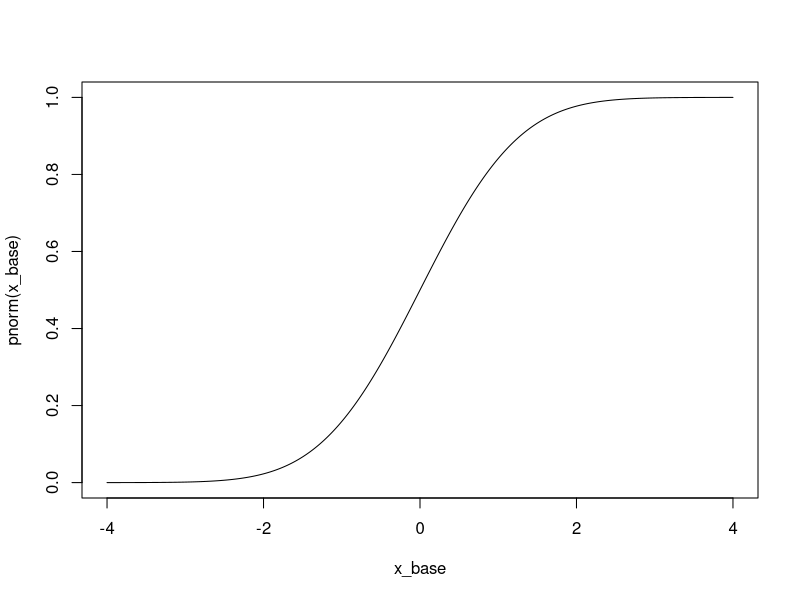
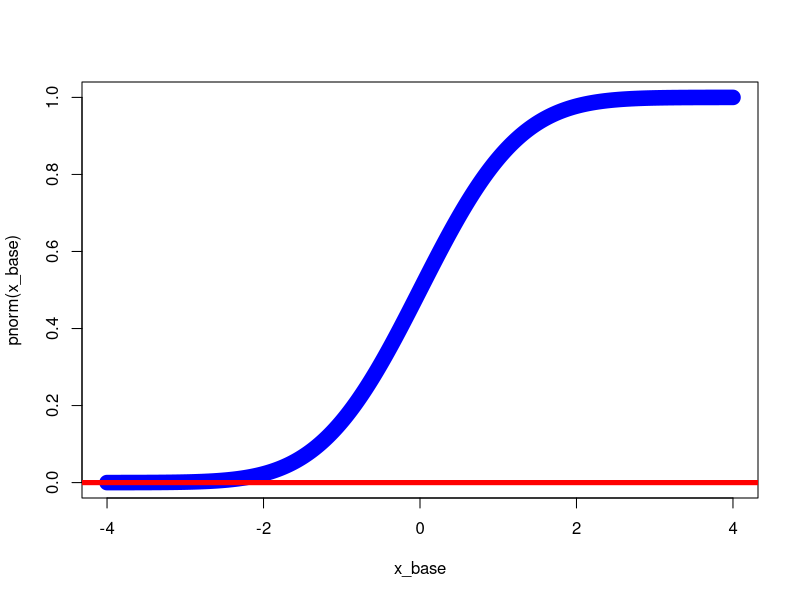
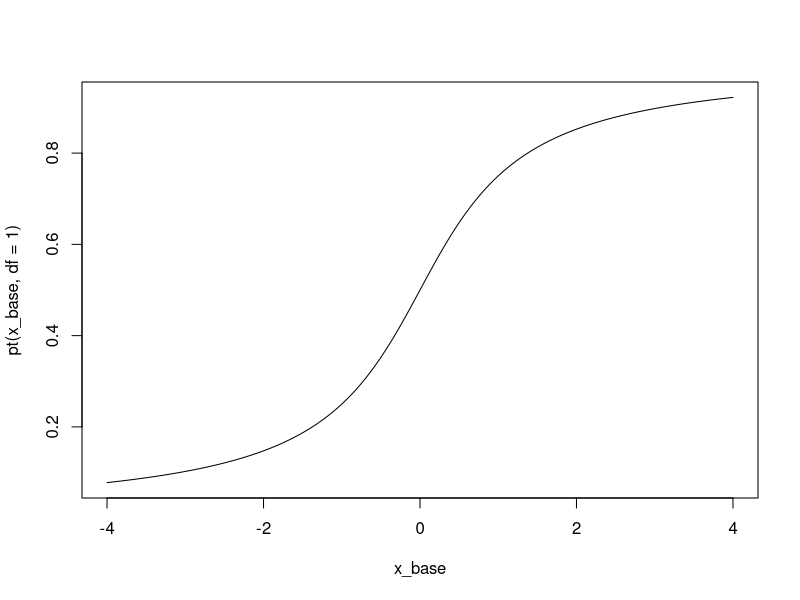
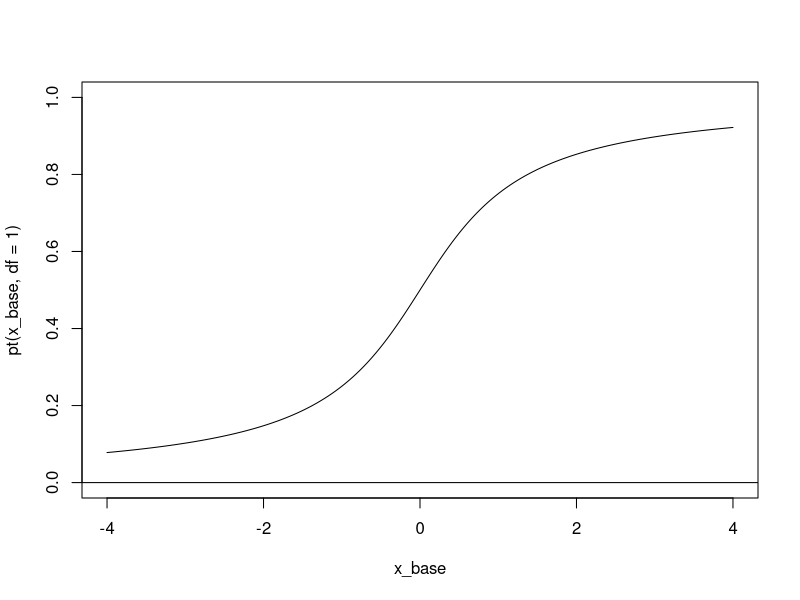
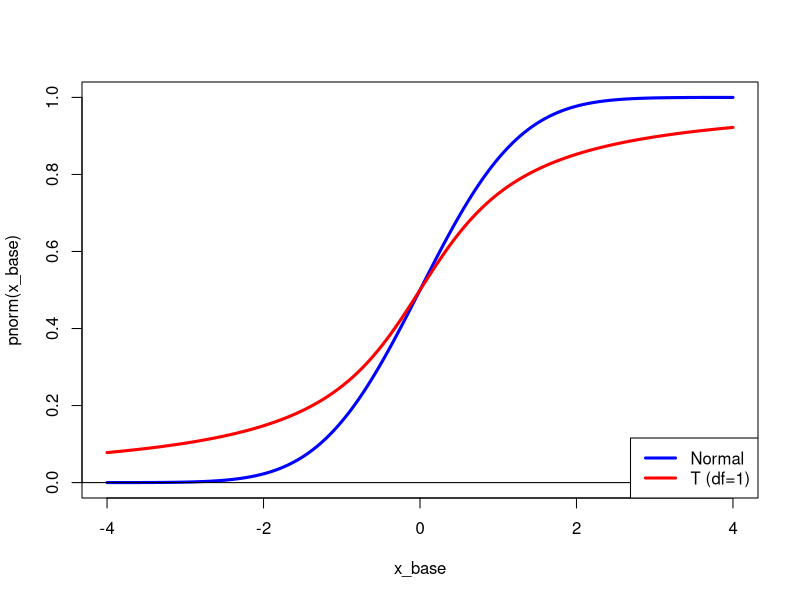
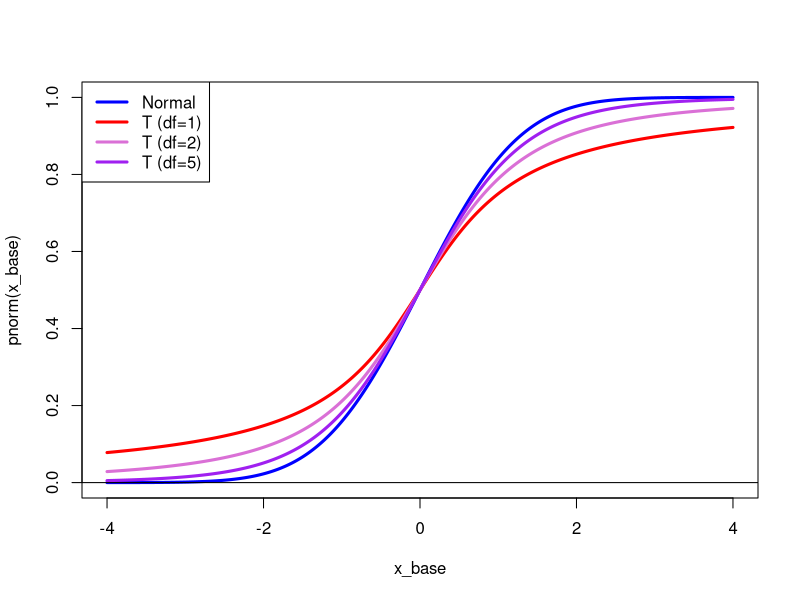
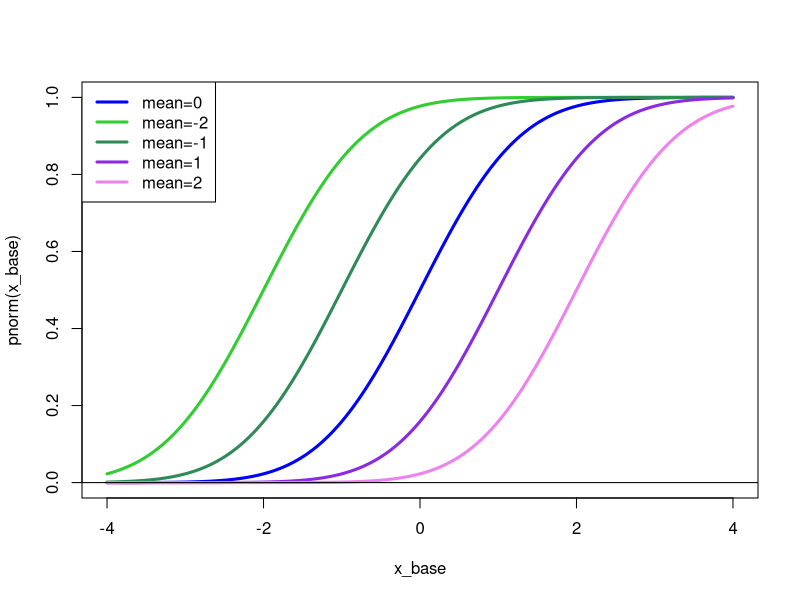
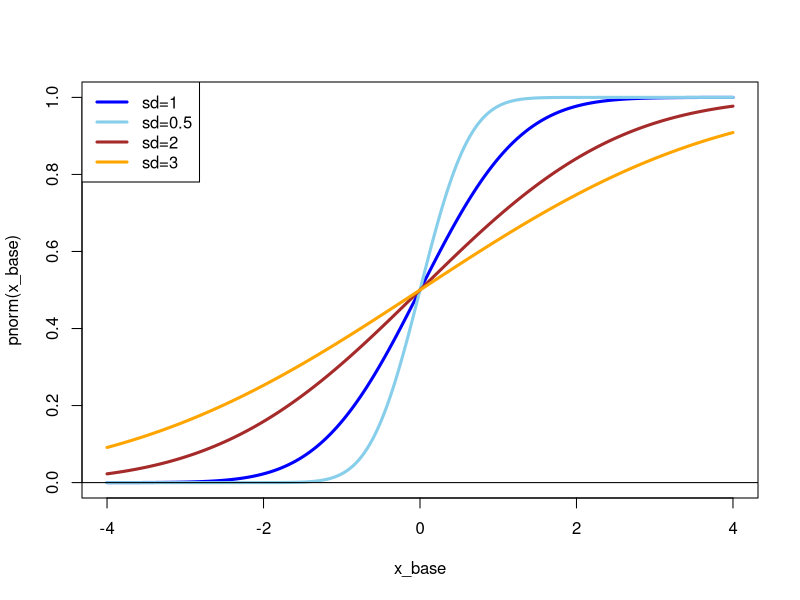

Source code (R) for these figures, in order: (Note: a time limit stopped this script after it produced the figures.)
## -------------------------------------------------------------
## Stat/Q Sci 403 Lab 2 | Spring 2017 | University of Washington
## -------------------------------------------------------------
###              ###
### Part 1: CDF  ###
###              ###
### normal distribution
pnorm(-2)
pnorm(-1)
pnorm(0)
pnorm(1)
pnorm(2)

x_base = seq(from=-4, to=4, by=0.01)
plot(x=x_base, y=pnorm(x_base), type="l")
  # this creates the CDF curve

plot(x=x_base, y=pnorm(x_base), type="l", lwd=15,
     col="blue")
abline(h=0, lwd=5, col="red")
  # abline(h=0): add the horizontal line at y=0


### t-distribution
x_base = seq(from=-4, to=4, by=0.01)
plot(x=x_base, y=pt(x_base, df=1), type="l")
  # pt: CDF of t-distribution
  # df=1: degree of freedom of t-distribution

plot(x=x_base, y=pt(x_base, df=1), type="l",
     ylim=c(0,1))
  # ylim=c(0,1): set the range of Y-axis
abline(h=0)


## overlay multiple curves
x_base = seq(from=-4, to=4, by=0.01)
plot(x=x_base, y=pnorm(x_base), type="l", lwd=3, col="blue")
lines(x=x_base, y=pt(x_base, df=1), lwd=3, col="red")
abline(h=0)

legend("bottomright", c("Normal","T (df=1)"), lwd=3, col=c("blue","red"))
  # add a legend; please play around with each argument to
  # see its functionality.

plot(x=x_base, y=pnorm(x_base), type="l", lwd=3, col="blue")
lines(x=x_base, y=pt(x_base, df=1), lwd=3, col="red")
lines(x=x_base, y=pt(x_base, df=2), lwd=3, col="orchid")
lines(x=x_base, y=pt(x_base, df=5), lwd=3, col="purple")
abline(h=0)

legend("topleft", c("Normal","T (df=1)","T (df=2)", "T (df=5)"), 
       lwd=3, col=c("blue","red","orchid","purple"))
  # this shows that when df -> infinity, t-distribution reduces to
  # Normal distribution


### Normal distribution with different mean
x_base = seq(from=-4, to=4, by=0.01)
plot(x=x_base, y=pnorm(x_base), type="l", lwd=3, col="blue")
lines(x=x_base, y=pnorm(x_base, mean = -2), lwd=3, col="limegreen")
lines(x=x_base, y=pnorm(x_base, mean = -1), lwd=3, col="seagreen")
lines(x=x_base, y=pnorm(x_base, mean = 1), lwd=3, col="blueviolet")
lines(x=x_base, y=pnorm(x_base, mean = 2), lwd=3, col="violet")
abline(h=0)

legend("topleft", c("mean=0", "mean=-2", "mean=-1", "mean=1",
                    "mean=2"), 
       lwd=3, col=c("blue","limegreen","seagreen","blueviolet",
                    "violet"))


### Normal distribution with different variance
x_base = seq(from=-4, to=4, by=0.01)
plot(x=x_base, y=pnorm(x_base), type="l", lwd=3, col="blue")
lines(x=x_base, y=pnorm(x_base, sd=0.5), lwd=3, col="skyblue")
lines(x=x_base, y=pnorm(x_base, sd=2), lwd=3, col="brown")
lines(x=x_base, y=pnorm(x_base, sd=3), lwd=3, col="orange")
abline(h=0)

legend("topleft", c("sd=1", "sd=0.5", "sd=2", "sd=3"), 
       lwd=3, col=c("blue","skyblue","brown","orange"))


### Exercise 1.1: 
###  In one plot, show the CDF of uniform distribution over [-4,4]
###  and Exp(2) and N(0,1) for x within [-5, 5].
{
x_base = seq(from=-5, to=5, by=0.01)
plot(x=x_base, y=punif(x_base, min=-4, max=4), type="l", 
     lwd=3, col="orchid")
lines(x=x_base, y=pexp(x_base, rate=2), lwd=3, col="limegreen")
lines(x=x_base, y=pnorm(x_base), lwd=3, col="dodgerblue")
abline(h=0)
legend("topleft", legend=c("Uni[-4,4]","Exp(2)","N(0,1)"), 
       col=c("orchid","limegreen","dodgerblue"), lwd=5)
}

### Exercise 1.2: 
###  In one plot, show the CDF of Exp(1), Exp(2), Exp(5), Exp(10)
###  for x within [0, 4].
{
x_base = seq(from=0, to=4, by=0.01)
plot(x=x_base, y=pexp(x_base, rate=1), type="l", 
     lwd=3, col="skyblue")
lines(x=x_base, y=pexp(x_base, rate=2), lwd=3, col="dodgerblue")
lines(x=x_base, y=pexp(x_base, rate=5), lwd=3, col="blue")
lines(x=x_base, y=pexp(x_base, rate=10), lwd=3, col="midnightblue")
abline(h=0)

legend("bottomright", legend=c("Exp(1)","Exp(2)","Exp(5)","Exp(10)"), 
       col=c("skyblue","dodgerblue","blue","midnightblue"), lwd=5)
}

###              ###
### Part 2: EDF  ###
###              ###
x = c(1,3,4, 9,13)
x_edf = ecdf(x)

x_edf

str(x_edf)
  # 'x_edf' is a function

knots(x_edf)

x_edf(0)
x_edf(2)
x_edf(4)
x_edf(6)


## plotting EDF (it is already programmed)
plot(x_edf)

plot(x_edf, xlim=c(-5, 20), col="royalblue", lwd=5, cex=3,
     pch=4,verticals=T)
  # you can adjust many layout of it


x_base = seq(from=-2, to=15, by=0.01)
plot(x=x_base, y=x_edf(x_base), type="l", lwd=3, col="blue")
  # you can use what we have learnd to visualize it


## EDF of a randomly generated sample
data = rnorm(100)
data_edf = ecdf(data)

plot(data_edf, xlim=c(-4,4))

plot(data_edf, xlim=c(-4,4), do.points=F, col="red", lwd=4)
  # do.points=F: no the big bullet for data points

plot(data_edf, xlim=c(-4,4), do.points=F, col="red",
     verticals = T)
x_base = seq(from=-4, to=4, by=0.01)
lines(x=x_base, y=pnorm(x_base), col="blue")
  # compare to the CDF


## compare 10 curves
plot(x=x_base, y=pnorm(x_base), col="red", type="l",
     lwd=5)
for(i in 1:10){
  data = rnorm(1000)
  data_edf = ecdf(data)
  lines(data_edf, do.points=F, lwd=2, verticals=T)
}


## compare 10 curves: change sample size
plot(x=x_base, y=pnorm(x_base), col="royalblue", type="l",
     lwd=5)
for(i in 1:10){
  data = rnorm(100)
  data_edf = ecdf(data)
  lines(data_edf, do.points=F, lwd=2, verticals=T)
}
  # this shows the convergence of EDF to CDF


### Exercise 2.1: 
### Given 5 points 1,1,3,4,7, show the EDF curve using these points.  
{
x = c(1,1,3,4,7)
x_edf = ecdf(x)
plot(x_edf)
}
### Exercise 2.2: 
### Generate 50 points from N(0,1), call it data1.
### Generate another new 50 points from Exp(1), call it data2.
### In the same plot, show two EDF curves, one is from data1 and
### the other is from data2.
{
data1 = rnorm(50)
data2 = rexp(50)
data1_edf = ecdf(data1)
data2_edf = ecdf(data2)

plot(data1_edf, xlim=c(-4,4), do.points=F, col="dodgerblue",
     verticals = T, lwd=2)
lines(data2_edf,  do.points=F, col="orchid",
      verticals = T, lwd=2)
legend("topleft", legend=c("N(0,1)","Exp(1)"), 
       col=c("dodgerblue","orchid"), lwd=5)
}


### (optional) confidence interval for CDF?
n=100
data = rnorm(n)
data_edf = ecdf(data)
x_base = seq(from=-4, to=4, by=0.01)

var_edf = data_edf(x_base)*(1-data_edf(x_base))/n
se_edf = sqrt(var_edf)


# method 1
plot(data_edf, do.points=F, lwd=3, verticals=T,
     col="blue")
lines(x=x_base, y=data_edf(x_base)-qnorm(0.95)*se_edf,
     col="dodgerblue", lwd=2, lty=2)
lines(x=x_base, y=data_edf(x_base)+qnorm(0.95)*se_edf,
      col="dodgerblue", lwd=2, lty=2)
  # lty=2: dashed curves


# method 2
plot(data_edf, do.points=F, lwd=3, verticals=T,
     col="blue")
polygon(c(x_base,rev(x_base)), 
        y=c(data_edf(x_base)-qnorm(0.95)*se_edf,
            rev(data_edf(x_base)+qnorm(0.95)*se_edf)), 
        col ="dodgerblue", border = "dodgerblue")
  # polygon: a function to generate a polygon from points
lines(data_edf, do.points=F, lwd=3, verticals=T,
      col="blue")

lines(x=x_base, y=pnorm(x_base), col="red", lwd=2)


###                  ###
### Part 3: KS-test  ###
###                  ###
### CDF curves from different population
data1 = rnorm(100)
data2 = rexp(100, rate = 1)

data1_edf = ecdf(data1)
data2_edf = ecdf(data2)

plot(data1_edf, do.points=F, lwd=3, verticals=T,
     col="orchid", xlim=c(-3, 5))
lines(data2_edf, do.points=F, lwd=3, verticals=T,
      col="tan")


## repeat 10 times for each case
plot(NULL, xlim=c(-3, 5), ylim=c(0,1))
for(i in 1:10){
  data1 = rnorm(100)
  data2 = rexp(100, rate = 1)
  data1_edf = ecdf(data1)
  data2_edf = ecdf(data2)

  lines(data1_edf, do.points=F, lwd=2, verticals=T,
       col="orchid", xlim=c(-3, 5))
  lines(data2_edf, do.points=F, lwd=2, verticals=T,
        col="tan")
}
  # their CDF looks very different


### Two-sample test--H0: F1 = F2
# 1.
data1 = rnorm(100)
data2 = rexp(100, rate = 1)

ks.test(data1,data2)

# 2. smaller sample size
data1 = rnorm(25)
data2 = rexp(25, rate = 1)

ks.test(data1,data2)

# 3. even smaller sample size
data1 = rnorm(10)
data2 = rexp(10, rate = 1)

ks.test(data1,data2)

# 4. Case of H0 being true:
data1 = rnorm(10)
data2 = rnorm(100)

ks.test(data1,data2)

# 5. distribution of p-values: H0 is true.
p1_dis = rep(NA, 10000)
for(i in 1:10000){
  data1 = rnorm(10)
  data2 = rnorm(100)
  p1_dis[i] = ks.test(data1,data2)$p.value
}
hist(p1_dis, probability = T, col="palegreen")

# 6. distribution of p-values: H0 is false
p2_dis = rep(NA, 10000)
for(i in 1:10000){
  data1 = rnorm(10)
  data2 = rexp(100, rate = 1)
  p2_dis[i] = ks.test(data1,data2)$p.value
}
hist(p2_dis, probability = T, col="orchid")

which(p2_dis<0.05)

length(which(p2_dis<0.05))/10000


# 7. Normal versus Normal: H0 is true:
p3_dis = rep(NA, 10000)
for(i in 1:10000){
  data1 = rnorm(50)
  data2 = rnorm(50)
  p3_dis[i] = ks.test(data1,data2)$p.value
}
hist(p3_dis, probability = T, col="skyblue")


# 8. Normal versus Normal: H0 is false:
p4_dis = rep(NA, 10000)
for(i in 1:10000){
  data1 = rnorm(50)
  data2 = rnorm(50, sd=3)
  p4_dis[i] = ks.test(data1,data2)$p.value
}
hist(p4_dis, probability = T, col="tan")


### Exercise 3.1: 
### Generate 100 points from Exp(1), called it data1.
### Generate another 100 points from Exp(2), called it data2.
### Plot the EDF curves of both data in the same figure.
### Use KS-test to see the p-value; repeat this process several times.
###
### Change the sampling distribution of data2 to Exp(1) and Exp(3);
### repeat the above procedure to see how the p-value changes.
# 1.
{
data1 = rexp(100, rate = 1)
data2 = rexp(100, rate = 2)
data1_edf = ecdf(data1)
data2_edf = ecdf(data2)

plot(data1_edf, xlim=c(0,4), do.points=F, col="brown",
     verticals = T, lwd=2)
lines(data2_edf,  do.points=F, col="limegreen",
      verticals = T, lwd=2)
legend("bottomright", legend=c("data1","data2"), 
       col=c("brown","limegreen"), lwd=5)

ks.test(data1,data2)$p.value
}
# 2. 
{
data1 = rexp(100, rate = 1)
data2 = rexp(100, rate = 1)
data1_edf = ecdf(data1)
data2_edf = ecdf(data2)

plot(data1_edf, xlim=c(0,4), do.points=F, col="brown",
     verticals = T, lwd=2)
lines(data2_edf,  do.points=F, col="limegreen",
      verticals = T, lwd=2)
legend("bottomright", legend=c("data1","data2"), 
       col=c("brown","limegreen"), lwd=5)

ks.test(data1,data2)$p.value
}

# 3. 
{
data1 = rexp(100, rate = 1)
data2 = rexp(100, rate = 3)
data1_edf = ecdf(data1)
data2_edf = ecdf(data2)

plot(data1_edf, xlim=c(0,4), do.points=F, col="brown",
     verticals = T, lwd=2)
lines(data2_edf,  do.points=F, col="limegreen",
      verticals = T, lwd=2)
legend("bottomright", legend=c("data1","data2"), 
       col=c("brown","limegreen"), lwd=5)

ks.test(data1,data2)$p.value
}

### For a given x, does EDF reduces to a Bernoulli distribution?
x0 = 2
data1 = rexp(100, rate = 1)
data1_edf = ecdf(data1)

data1_edf(x0)

#
cdf_x0 = rep(NA, 10000)
for(i in 1:10000){
  x0 = 2
  data1 = rexp(100, rate = 1)
  data1_edf = ecdf(data1)
  
  cdf_x0[i] = data1_edf(x0)
}
hist(cdf_x0, probability = T, col="lightgreen")

x_base = seq(from=0.70, to=1, by=0.001)
mu0 = pexp(2)
sd0 = sqrt(pexp(2)*(1-pexp(2))/100)
  # mean and SD of the Bernoulli distribution
lines(x=x_base, y=dnorm(x_base, mean=mu0,
                        sd= sd0), lwd=3, col="purple")
  # purple: central limit theorem
  # green: distribution we simulate


###                            ###
### Part 4: Using inverse CDF  ###
###                            ###
runif(100)
  # generates 100 random numbers from Uniform [0,1]. 

## quantile
x_base = seq(from=0.001, to=0.999, by=0.001)
plot(x=x_base, y=qnorm(x_base), type="l", lwd=3)


# two ways of generating distributions
data1 = rnorm(100)
data2 = qnorm(runif(100))

data1_edf = ecdf(data1)
data2_edf = ecdf(data2)

plot(data1_edf, do.points=F, lwd=3, verticals=T,
     col="gray50", xlim=c(-3, 5))
lines(data2_edf, do.points=F, lwd=3, verticals=T,
      col="hotpink")
legend("bottomright",c("rnorm","Inv CDF"), col=c("gray30","hotpink"),
       lwd=6)

ks.test(data1,data2)


# using opaque color
plot(NULL, xlim=c(-3,5),ylim=c(0,1), ylab="Fn(x)", xlab="X")
for(i in 1:10){
  data1 = rnorm(100, sd=1)
  data2 = qnorm(runif(100))
  
  data1_edf = ecdf(data1)
  data2_edf = ecdf(data2)
  
  lines(data1_edf, do.points=F, lwd=3, verticals=T,
       col=rgb(1,0,0,0.3), xlim=c(-3, 5))
  lines(data2_edf, do.points=F, lwd=3, verticals=T,
        col=rgb(0,0.5,1,0.3))
}
legend("bottomright",c("rnorm","Inv CDF"), 
       col=c(rgb(1,0,0,0.9),rgb(0,0.5,1,0.9)),
       lwd=6)

data2 = qnorm(runif(100))

qnorm(runif(100))


runif(100)

# another distribution
plot(NULL, xlim=c(-0.5,10),ylim=c(0,1), ylab="Fn(x)", xlab="X")
for(i in 1:10){
  data1 = rgamma(100, shape=2)
  data2 = qgamma(runif(100), shape=2)
  
  data1_edf = ecdf(data1)
  data2_edf = ecdf(data2)
  
  lines(data1_edf, do.points=F, lwd=3, verticals=T,
        col=rgb(0.5,0,1,0.3))
  lines(data2_edf, do.points=F, lwd=3, verticals=T,
        col=rgb(0,1,0,0.3))
}
legend("bottomright",c("rnorm","Inv CDF"), 
       col=c(rgb(0.5,0,1,0.9),rgb(0,1,0,0.9)),
       lwd=6)


### Exercise 4.1: 
### Generate 100 points from Exp(1), call it data1.
### Use inverse CDF method to generate 100 points from Exp(1),
### call it data2.
### (1) Plot the EDF curves of both data in the same figure.
### (2) Using for loop to display 10 curves for each case in the same
###     figure.
### (3) Change data1 to Exp(0.5) and Exp(2), repeat (1) and (2) to see
###     how the rate parameter changes the EDF.
# (1)
{
data1 = rexp(100)
data2 = qexp(runif(100))
data1_edf = ecdf(data1)
data2_edf = ecdf(data2)

plot(data1_edf, do.points=F, lwd=3, verticals=T,
     col=rgb(0.5,0,1,0.9), xlim=c(0, 5))
lines(data2_edf, do.points=F, lwd=3, verticals=T,
      col=rgb(0,1,0,0.9))
legend("bottomright",c("rexp(1)","Inv CDF"), 
       col=c(rgb(0.5,0,1,0.9),rgb(0,1,0,0.9)),
       lwd=6)
}

# (2)
{
plot(NULL, xlim=c(0,5),ylim=c(0,1), ylab="Fn(x)", xlab="X")
for(i in 1:10){
  data1 = rexp(100)
  data2 = qexp(runif(100))
  data1_edf = ecdf(data1)
  data2_edf = ecdf(data2)
  
  lines(data1_edf, do.points=F, lwd=3, verticals=T,
        col=rgb(0.5,0,1,0.2))
  lines(data2_edf, do.points=F, lwd=3, verticals=T,
        col=rgb(0,1,0,0.2))
}
legend("bottomright",c("rexp(1)","Inv CDF: Exp(1)"), 
       col=c(rgb(0.5,0,1,0.9),rgb(0,1,0,0.9)),
       lwd=6)
}

# (3) - Exp(0.5)
{
data1 = rexp(100, rate=0.5)
data2 = qexp(runif(100))
data1_edf = ecdf(data1)
data2_edf = ecdf(data2)

plot(data1_edf, do.points=F, lwd=3, verticals=T,
     col=rgb(0.5,0,1,0.9), xlim=c(0, 5))
lines(data2_edf, do.points=F, lwd=3, verticals=T,
      col=rgb(0,1,0,0.9))
legend("bottomright",c("rexp(0.5)","Inv CDF: Exp(1)"), 
       col=c(rgb(0.5,0,1,0.9),rgb(0,1,0,0.9)),
       lwd=6)

plot(NULL, xlim=c(0,5),ylim=c(0,1), ylab="Fn(x)", xlab="X")
for(i in 1:10){
  data1 = rexp(100, rate=0.5)
  data2 = qexp(runif(100))
  data1_edf = ecdf(data1)
  data2_edf = ecdf(data2)
  
  lines(data1_edf, do.points=F, lwd=3, verticals=T,
        col=rgb(0.5,0,1,0.2))
  lines(data2_edf, do.points=F, lwd=3, verticals=T,
        col=rgb(0,1,0,0.2))
}
legend("bottomright",c("rexp(0.5)","Inv CDF: Exp(1)"), 
       col=c(rgb(0.5,0,1,0.9),rgb(0,1,0,0.9)),
       lwd=6)
}

# (3) - Exp(2)
{
data1 = rexp(100, rate=2)
data2 = qexp(runif(100))
data1_edf = ecdf(data1)
data2_edf = ecdf(data2)

plot(data1_edf, do.points=F, lwd=3, verticals=T,
     col=rgb(0.5,0,1,0.9), xlim=c(0, 5))
lines(data2_edf, do.points=F, lwd=3, verticals=T,
      col=rgb(0,1,0,0.9))
legend("bottomright",c("rexp(2)","Inv CDF: Exp(1)"), 
       col=c(rgb(0.5,0,1,0.9),rgb(0,1,0,0.9)),
       lwd=6)

plot(NULL, xlim=c(0,5),ylim=c(0,1), ylab="Fn(x)", xlab="X")
for(i in 1:10){
  data1 = rexp(100, rate=2)
  data2 = qexp(runif(100))
  data1_edf = ecdf(data1)
  data2_edf = ecdf(data2)
  
  lines(data1_edf, do.points=F, lwd=3, verticals=T,
        col=rgb(0.5,0,1,0.2))
  lines(data2_edf, do.points=F, lwd=3, verticals=T,
        col=rgb(0,1,0,0.2))
}
legend("bottomright",c("rexp(2)","Inv CDF: Exp(1)"), 
       col=c(rgb(0.5,0,1,0.9),rgb(0,1,0,0.9)),
       lwd=6)
}


#### Animation
for(i_dummy in 1:100){
  n = 1000
  plot(x=x_base, y=pnorm(x_base), col="royalblue", type="l",
       lwd=5, main=paste("Sample size:", n))
  for(i in 1:10){
    data = rnorm(n)
    data_edf = ecdf(data)
    lines(data_edf, do.points=F, lwd=2, verticals=T, 
          col="gray50")
  }
  lines(x=x_base, y=pnorm(x_base), col="royalblue", lwd=5)
  Sys.sleep(0.5)
}


for(j in 1:1000){
plot(NULL, xlim=c(-3, 5), ylim=c(0,1))
  for(i in 1:10){
    data1 = rnorm(100)
    data2 = rexp(100, rate = 1)
    data1_edf = ecdf(data1)
    data2_edf = ecdf(data2)
    
    lines(data1_edf, do.points=F, lwd=2, verticals=T,
          col="orchid", xlim=c(-3, 5))
    lines(data2_edf, do.points=F, lwd=2, verticals=T,
          col="tan")
  }
  Sys.sleep(0.5)
}
